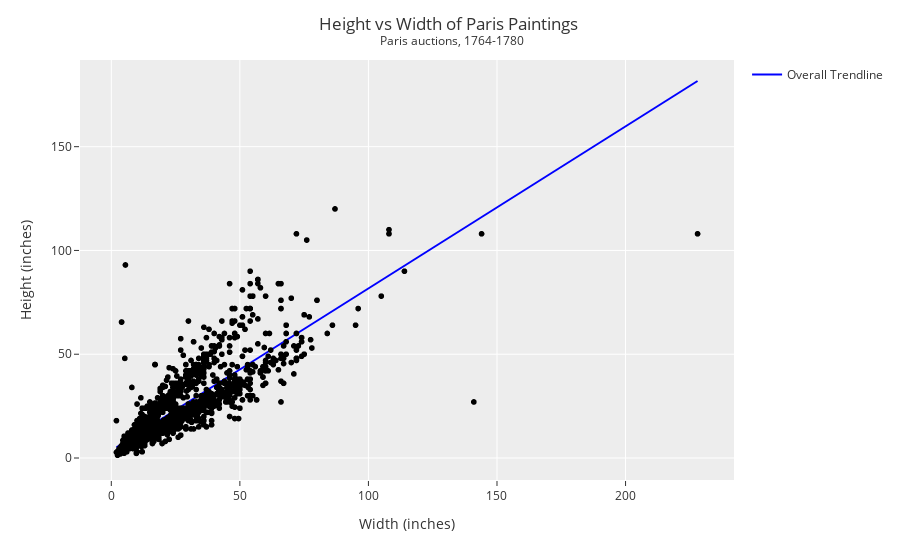

Notebook code for this chart:
### Markdown cell above
The plot below uses Ordinary Least Squares fitting to find a reasonable line.

### Code cell
# Example Code Trendline

DF['Height_in'] = DF['Height_in'].apply(lambda x: float(x))
DF['Width_in'] = DF['Width_in'].apply(lambda x: float(x))

fig = px.scatter(DF,
                 x='Width_in',
                 y="Height_in",
                 color_discrete_sequence=['black'],
                trendline='ols',
                trendline_scope='overall',
                trendline_color_override='blue')


fig.update_layout(template="ggplot2",
                  title='Height vs Width of Paris Paintings <br><sup> Paris auctions, 1764-1780</sup>',
                  title_x=0.5,
                  xaxis_title="Width (inches)",
                  yaxis_title="Height (inches)")

fig.show()

### Figure 1 — Plotly figure (JSON) as saved in the notebook; plotly's stock layout.template omitted (floating-point values rounded to 4 significant figures; data arrays with more than 128 entries replaced by an {"elided": "..."} marker saying what was removed)
{"data": [{"hovertemplate": "Width_in=%{x}<br>Height_in=%{y}<extra></extra>", "legendgroup": "", "marker": {"color": "black", "symbol": "circle"}, "mode": "markers", "name": "", "showlegend": false, "type": "scattergl", "x": {"elided": "3393 float values"}, "xaxis": "x", "y": {"elided": "3393 float values"}, "yaxis": "y"}, {"hovertemplate": "<b>OLS trendline</b><br>Height_in = 0.780796 * Width_in + 3.62141<br>R<sup>2</sup>=0.682947<br><br>Width_in=%{x}<br>Height_in=%{y} <b>(trend)</b><extra></extra>", "legendgroup": "Overall Trendline", "line": {"color": "blue"}, "mode": "lines", "name": "Overall Trendline", "showlegend": true, "type": "scatter", "x": {"elided": "3135 float values"}, "xaxis": "x", "y": {"elided": "3135 float values"}, "yaxis": "y"}], "layout": {"autosize": true, "legend": {"tracegroupgap": 0}, "margin": {"t": 60}, "title": {"text": "Height vs Width of Paris Paintings <br><sup> Paris auctions, 1764-1780</sup>", "x": 0.5}, "xaxis": {"anchor": "y", "autorange": true, "domain": [0, 1], "range": [-11.84, 241.8], "title": {"text": "Width (inches)"}, "type": "linear"}, "yaxis": {"anchor": "x", "autorange": true, "domain": [0, 1], "range": [-12.36, 191.9], "title": {"text": "Height (inches)"}, "type": "linear"}}}
